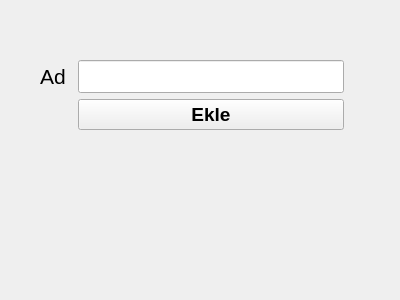
<?xml version="1.0" encoding="UTF-8"?>
<ui version="4.0">
 <class>Form</class>
 <widget class="QWidget" name="Form">
  <property name="geometry">
   <rect>
    <x>0</x>
    <y>0</y>
    <width>400</width>
    <height>300</height>
   </rect>
  </property>
  <property name="windowTitle">
   <string>Form</string>
  </property>
  <widget class="QWidget" name="">
   <property name="geometry">
    <rect>
     <x>40</x>
     <y>60</y>
     <width>304</width>
     <height>85</height>
    </rect>
   </property>
   <layout class="QFormLayout" name="formLayout">
    <item row="0" column="0">
     <widget class="QLabel" name="label">
      <property name="font">
       <font>
        <pointsize>16</pointsize>
       </font>
      </property>
      <property name="text">
       <string>Ad </string>
      </property>
     </widget>
    </item>
    <item row="0" column="1">
     <widget class="QLineEdit" name="lineEdit_name">
      <property name="font">
       <font>
        <pointsize>16</pointsize>
       </font>
      </property>
     </widget>
    </item>
    <item row="1" column="1">
     <widget class="QPushButton" name="pushButton_add_name">
      <property name="font">
       <font>
        <pointsize>14</pointsize>
        <weight>75</weight>
        <bold>true</bold>
       </font>
      </property>
      <property name="text">
       <string>Ekle</string>
      </property>
     </widget>
    </item>
   </layout>
  </widget>
 </widget>
 <resources/>
 <connections/>
</ui>
